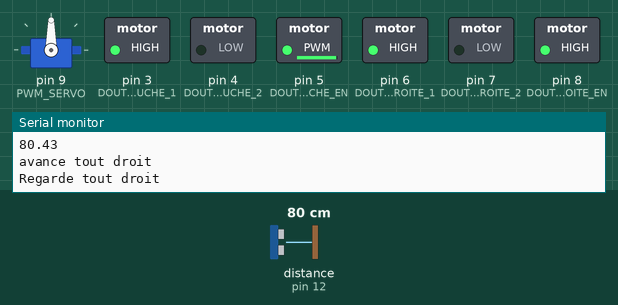
Bench run of a sketch on a simulated Arduino Uno, built with avr-gcc and run on an emulated ATmega328P. On the bench: servo, switched loads named in the sketch (green lamp = pin HIGH), the last lines printed to the serial monitor. Wiring (inferred from the names in the program): ultrasonic range finder: trigger pin 13; echo pin 12. Dashed ring = blinking. The inputs (shaded band) are chosen by the test bench; at power-on: distance to the obstacle (sensor on pin 12) 80 cm. The echo pulse lasts 58.3 µs per cm; pins used as bus, display or sensor lines are not drawn.

Above: at 1.15 s.
1.4 s: distance to the obstacle (sensor on pin 12) set to 33 cm
4.4 s: distance to the obstacle (sensor on pin 12) set to 30 cm
At 5.2 s:
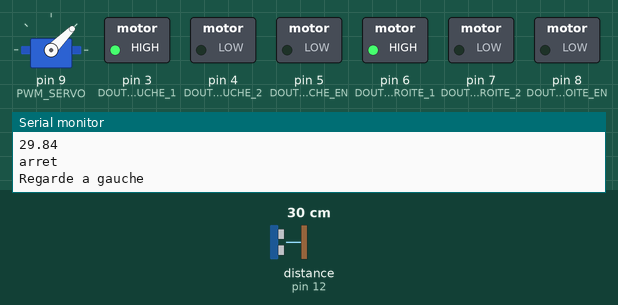
7.4 s: distance to the obstacle (sensor on pin 12) set to 35 cm
At 8.68 s:
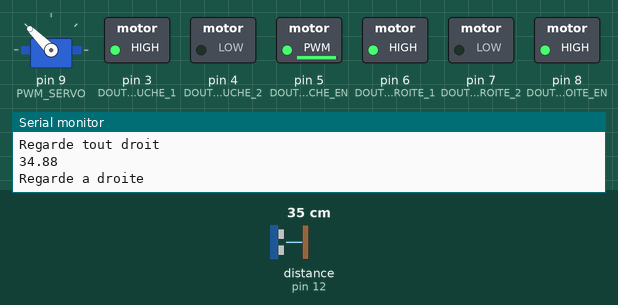
10.4 s: distance to the obstacle (sensor on pin 12) set to 2 cm
At 11.9 s:
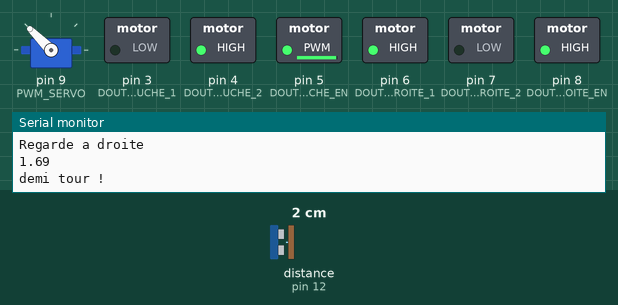
13.4 s: distance to the obstacle (sensor on pin 12) set to 120 cm
At 14.22 s:
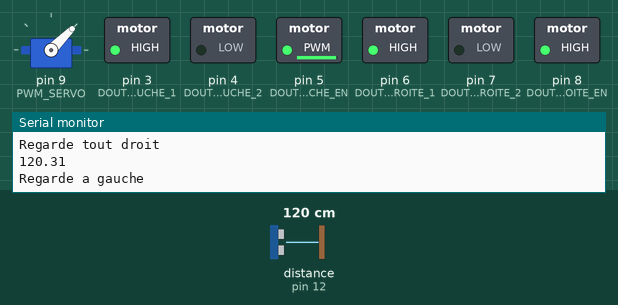
Timing chart, 0 to 17.4 s (numbered marks = the images above; inputs shaded):
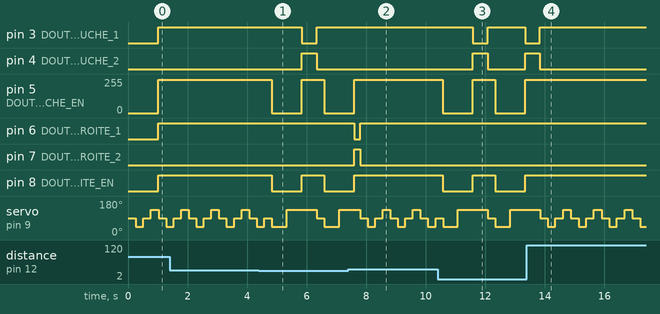

Measured:
- the behaviour switches between 31 and 30 cm on distance to the obstacle (sensor on pin 12) (found by bisection; images 0 and 1)
- after the input at 4.4 s, pin 3 (DOUT_MOTEUR_GAUCHE_1): HIGH → LOW after 1.4 s, → HIGH 0.50 s later; pin 4 (DOUT_MOTEUR_GAUCHE_2): LOW → HIGH after 1.4 s, → LOW 0.50 s later
- after the input at 7.4 s, pin 3 (DOUT_MOTEUR_GAUCHE_1): stops changing and stays HIGH; pin 4 (DOUT_MOTEUR_GAUCHE_2): stops changing and stays LOW
- after the input at 10.4 s, pin 3 (DOUT_MOTEUR_GAUCHE_1): HIGH → LOW after 1.2 s, → HIGH 0.50 s later, → LOW 1.3 s later; pin 4 (DOUT_MOTEUR_GAUCHE_2): LOW → HIGH after 1.2 s, → LOW 0.50 s later, → HIGH 1.3 s later
- after the input at 13.4 s, pin 3 (DOUT_MOTEUR_GAUCHE_1): goes on until 13.8 s, then stays HIGH; pin 4 (DOUT_MOTEUR_GAUCHE_2): goes on until 13.8 s, then stays LOW; pin 5 (DOUT_MOTEUR_GAUCHE_EN): stops changing and stays 250/255; pin 8 (DOUT_MOTEUR_DROITE_EN): stops changing and stays HIGH
- by itself, servo on pin 9 (PWM_SERVO): repeats every 1.0 s: 45° 0.26 s, 90° 0.26 s, 135° 0.26 s, 90° 0.26 s

The sketch:

Bender.ino
```cpp
#include <Servo.h>
#include "Arduino.h"
#include "DriverLEDs.h"
#include "DriverMoteur.h"
#include "DriverUltraSonicSensor.h"
#include "DriverServo.h"
#include "DriverLightSensor.h"
#include "AlgoAntiCollision.h"
#include "AlgoPathLightSensor.h"

void setup() {
  initLEDs();
  initMoteur();
  initServo();
  initUltraSonicSensor();
  initLightSensors();
  Serial.begin(9600);
}

void loop() {
  //algoPathLightSensor();
  //delay(2000);
   algoAntiCollision();
}
```

AlgoAntiCollision.h
```cpp
boolean chercheUneIssueAGauche() {
  regardeAGauche();
  delay(DELAY_TO_LOOK);
  return laVoieEstLibre();
}

boolean chercheUneIssueADroite() {
  regardeADroite();
  delay(DELAY_TO_LOOK);
  return laVoieEstLibre();
}

void chercheUneIssue() {
  arret();
  if (chercheUneIssueAGauche()) {
    pivoteAGaucheFourtyFive();
  } else if (chercheUneIssueADroite()) {
    pivoteADroiteFourtyFive();
  } else {
    demiTour();
  }
  avanceEnLigneDroite();
}

void algoAntiCollision() {
  regardeToutDroit();
  if (laVoieEstLibre()) {
    regardeAGauche();
    if (laVoieEstLibre()) {
      regardeToutDroit();
      if (laVoieEstLibre()) {
        regardeADroite();
        if (laVoieEstLibre()) {
          if (!enMouvement) {
            avanceEnLigneDroite();
          }
        } else {
          chercheUneIssue();
        }
      } else {
        chercheUneIssue();
      }
    } else {
      chercheUneIssue();
    }
  } else {
    chercheUneIssue();
  }
  delay(1);
}
```

AlgoPathLightSensor.h
```cpp
void algoPathLightSensor () {
  int lightLeft = getLightSensorValue(DIN_LIGHT_SENSOR_LEFT);
  int lightMiddle = getLightSensorValue(DIN_LIGHT_SENSOR_MIDDLE);
  int lightRight = getLightSensorValue(DIN_LIGHT_SENSOR_RIGHT);
  if (lightRight == 1) {
    pivoteADroite();
  } else if (lightLeft == 1 ) {
    pivoteAGauche();
  } else if(lightMiddle == 1 && lightLeft == 0 && lightRight == 0){
    avanceEnLigneDroite();
  } else {
    arret();
    }
}
```

DriverLEDs.h
```cpp
const char DOUT_LED_VERTE = 10;
const char DOUT_LED_ORANGE = 11;
const char DOUT_LED_ROUGE = 12;

void initLEDs() {
  pinMode(DOUT_LED_VERTE, OUTPUT);
  pinMode(DOUT_LED_ORANGE, OUTPUT);
  pinMode(DOUT_LED_ROUGE, OUTPUT);
}

// Permet de passer typeLed (green, orange, red) a l'etat allumée (activated)
void switchLed(char typeLed, boolean activated) {
  if (activated) {
    digitalWrite(typeLed, HIGH);
  } else {
    digitalWrite(typeLed, LOW);
  }
}

void allumeLedRouge() {
  switchLed(DOUT_LED_ROUGE, true);
}

void eteindreLedRouge() {
  switchLed(DOUT_LED_ROUGE, false);
}

void allumeLedOrange() {
  switchLed(DOUT_LED_ORANGE, true);
}

void eteindreLedOrange() {
  switchLed(DOUT_LED_ORANGE, false);
}

void allumeLedVerte() {
  switchLed(DOUT_LED_VERTE, true);
}

void eteindreLedVerte() {
  switchLed(DOUT_LED_VERTE, false);
}
```

DriverLightSensor.h
```cpp
const char DIN_LIGHT_SENSOR_LEFT = 10;
const char DIN_LIGHT_SENSOR_MIDDLE = 11;
const char DIN_LIGHT_SENSOR_RIGHT = 2;


void initLightSensors() {
  pinMode(DIN_LIGHT_SENSOR_LEFT, INPUT);
  pinMode(DIN_LIGHT_SENSOR_MIDDLE, INPUT);
  pinMode(DIN_LIGHT_SENSOR_RIGHT, INPUT);
}

int getLightSensorValue(int type) {
  int value = digitalRead(type);
  Serial.print(type);
  Serial.print(" - ");
  Serial.println(value);
  return value;
  }

void testLightSensors() {
  getLightSensorValue(DIN_LIGHT_SENSOR_LEFT);
  getLightSensorValue(DIN_LIGHT_SENSOR_MIDDLE);
  getLightSensorValue(DIN_LIGHT_SENSOR_RIGHT);
}
```

DriverMoteur.h
```cpp
const char DOUT_MOTEUR_GAUCHE_1 = 3;
const char DOUT_MOTEUR_GAUCHE_2 = 4;
const char DOUT_MOTEUR_GAUCHE_EN = 5;

const char DOUT_MOTEUR_DROITE_1 = 6;
const char DOUT_MOTEUR_DROITE_2 = 7;
const char DOUT_MOTEUR_DROITE_EN = 8;

const int MOTOR_DC_VELOCITY_GAUCHE = 250;
const int MOTOR_DC_VELOCITY_DROITE = 128;
const int MOTOR_DC_ROUE_DROITE = 1;
const int MOTOR_DC_ROUE_GAUCHE = 2;
const int MOTOR_DC_DELAY_PIVOT = 200;
const int MOTOR_DC_DELAY_PIVOT_180 = 500;

boolean enMouvement = false;

void initMoteur() {
  pinMode(DOUT_MOTEUR_GAUCHE_1, OUTPUT);
  pinMode(DOUT_MOTEUR_GAUCHE_2, OUTPUT);
  pinMode(DOUT_MOTEUR_GAUCHE_EN, OUTPUT);

  pinMode(DOUT_MOTEUR_DROITE_1, OUTPUT);
  pinMode(DOUT_MOTEUR_DROITE_2, OUTPUT);
  pinMode(DOUT_MOTEUR_DROITE_EN, OUTPUT);

  digitalWrite(DOUT_MOTEUR_GAUCHE_1, LOW);
  digitalWrite(DOUT_MOTEUR_GAUCHE_2, LOW);
  analogWrite(DOUT_MOTEUR_GAUCHE_EN, 0);

  digitalWrite(DOUT_MOTEUR_DROITE_1, LOW);
  digitalWrite(DOUT_MOTEUR_DROITE_2, LOW);
  analogWrite(DOUT_MOTEUR_DROITE_EN, 0);
}

// Permet un mouvement de typeRoue GAUCHE/DROITE dans le sensMouvement Avant/Arriere
void mouvementRoue(int typeRoue, boolean sensMouvement) {
  enMouvement = true;
  int DOUT1 = (sensMouvement ? HIGH : LOW);
  int DOUT2 = (sensMouvement ? LOW : HIGH);
  if (typeRoue == MOTOR_DC_ROUE_DROITE) {
    digitalWrite(DOUT_MOTEUR_GAUCHE_1, DOUT1);
    digitalWrite(DOUT_MOTEUR_GAUCHE_2, DOUT2);
    analogWrite(DOUT_MOTEUR_GAUCHE_EN, MOTOR_DC_VELOCITY_GAUCHE);
  } else if (typeRoue ==  MOTOR_DC_ROUE_GAUCHE) {
    digitalWrite(DOUT_MOTEUR_DROITE_1, DOUT1);
    digitalWrite(DOUT_MOTEUR_DROITE_2, DOUT2);
    analogWrite(DOUT_MOTEUR_DROITE_EN, MOTOR_DC_VELOCITY_DROITE);
  }
  enMouvement = false;
}

void avanceEnLigneDroite() {
  mouvementRoue(MOTOR_DC_ROUE_DROITE, true);
  mouvementRoue(MOTOR_DC_ROUE_GAUCHE, true);
  Serial.println("avance tout droit");
}

void arret() {
  analogWrite(DOUT_MOTEUR_DROITE_EN, 0);
  analogWrite(DOUT_MOTEUR_GAUCHE_EN, 0);
  Serial.println("arret");
  enMouvement = false;
}

void pivoter(boolean gauche, int delay_pivot) {
  mouvementRoue(MOTOR_DC_ROUE_DROITE, (gauche ? false : true));
  mouvementRoue(MOTOR_DC_ROUE_GAUCHE, (gauche ? true : false));
  delay(delay_pivot);
}

void pivoteAGaucheFourtyFive() {
  Serial.println("pivot gauche");
  pivoter(true, MOTOR_DC_DELAY_PIVOT);
}

void pivoteADroiteFourtyFive() {
  Serial.println("pivot droit");
  pivoter(false, MOTOR_DC_DELAY_PIVOT);
}

void pivoteAGauche() {
  Serial.println("pivot gauche");
  pivoter(true, 0);
}

void pivoteADroite() {
  Serial.println("pivot droit");
  pivoter(false, 0);
}

void demiTour() {
  Serial.println("demi tour !");
  pivoter(true, MOTOR_DC_DELAY_PIVOT_180);
}
```

DriverServo.h
```cpp
const char PWM_SERVO = 9;

Servo servo;
int positionDuServo = 90;

const int SERVO_LOOK_LEFT = 45;
const int SERVO_LOOK_FORWARD = 90;
const int SERVO_LOOK_RIGHT = 135;
const int DELAY_TO_LOOK = 250;

void initServo() {
  servo.attach(PWM_SERVO);
  servo.write(positionDuServo);
}

void regardeAGauche() {
  servo.write(SERVO_LOOK_LEFT);
  Serial.println("Regarde a gauche");
  delay(DELAY_TO_LOOK);
}

void regardeADroite() {
  servo.write(SERVO_LOOK_RIGHT);
  Serial.println("Regarde a droite");
  delay(DELAY_TO_LOOK);

}

void regardeToutDroit() {
  servo.write(SERVO_LOOK_FORWARD);
  Serial.println("Regarde tout droit");
  delay(DELAY_TO_LOOK);
}

void testServo() {
  regardeToutDroit();
  delay(DELAY_TO_LOOK);
  regardeADroite();
  delay(DELAY_TO_LOOK);
  regardeToutDroit();
  delay(DELAY_TO_LOOK);
  regardeAGauche();
  delay(DELAY_TO_LOOK);
}
```

DriverUltraSonicSensor.h
```cpp
const char DIN_ULTRASONIC_ECHO = 12;
const char DOUT_ULTRASONIC_TRIG = 13;

float distance;

void initUltraSonicSensor() {
  pinMode(DIN_ULTRASONIC_ECHO, INPUT);
  pinMode(DOUT_ULTRASONIC_TRIG, OUTPUT);
}

// Ecrit sur le trigger ULTRASONIC en HIGH ou en LOW
void digitalWriteEchoHigh(boolean high) {
  digitalWrite(DOUT_ULTRASONIC_TRIG, (high ? HIGH : LOW));
}

// Envoi une impulsion de 10 ms au trigger pour demander une mesure
void triggerMesure() {
  digitalWriteEchoHigh(false);
  delayMicroseconds(2);
  digitalWriteEchoHigh(true);
  delayMicroseconds(10);
  digitalWriteEchoHigh(false);
}

// Retourne la distance mesuree en cm
float getDistance() {
  triggerMesure();
  return  (pulseIn(DIN_ULTRASONIC_ECHO, HIGH) / 0.58) / 100;
}

boolean laVoieEstLibre() {
  distance = getDistance();
  Serial.println(distance);
  return (distance > 30);
}

void testUltraSonic() {
  float distance2 = getDistance();
  Serial.println(distance2);
  delay(300);
}
```
